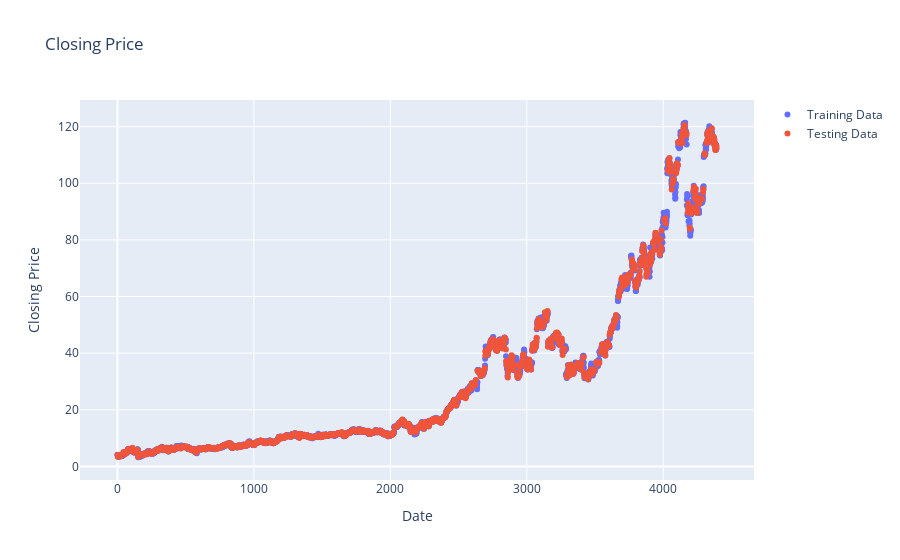

Write notebook code for a chart like this one.
### Code cell
iplot(plot)

### Figure 1 — Plotly figure (JSON) as saved in the notebook; plotly's stock layout.template omitted (floating-point values rounded to 4 significant figures; data arrays with more than 128 entries replaced by an {"elided": "..."} marker saying what was removed)
{"data": [{"mode": "markers", "name": "Training Data", "type": "scatter", "x": {"elided": "3074 int values"}, "y": {"elided": "3074 float values"}}, {"mode": "markers", "name": "Testing Data", "type": "scatter", "x": {"elided": "1318 int values"}, "y": {"elided": "1318 float values"}}], "layout": {"title": {"text": "Closing Price"}, "xaxis": {"title": {"text": "Date"}}, "yaxis": {"title": {"text": "Closing Price"}}}}
